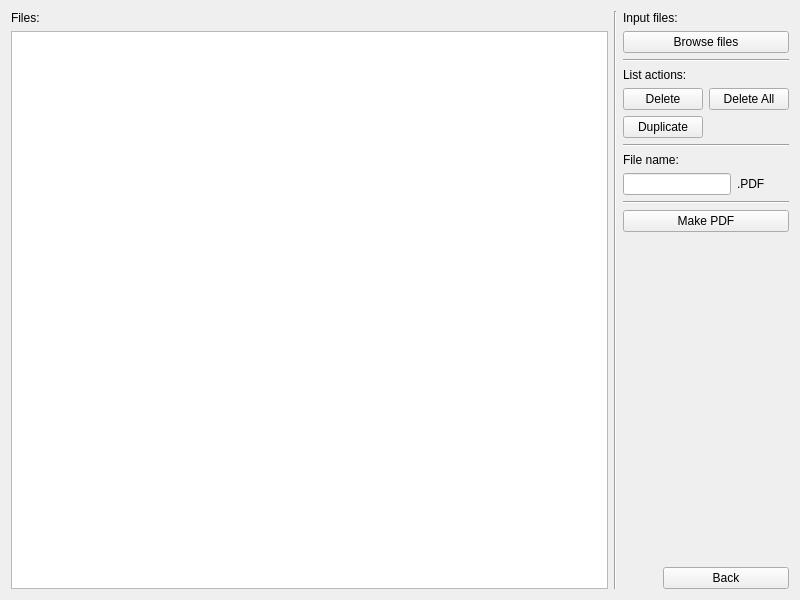
<?xml version="1.0" encoding="UTF-8"?>
<ui version="4.0">
 <class>Form</class>
 <widget class="QWidget" name="Form">
  <property name="geometry">
   <rect>
    <x>0</x>
    <y>0</y>
    <width>800</width>
    <height>600</height>
   </rect>
  </property>
  <property name="windowTitle">
   <string>Form</string>
  </property>
  <layout class="QHBoxLayout" name="horizontalLayout_2">
   <item>
    <layout class="QVBoxLayout" name="vertical_left">
     <item>
      <widget class="QLabel" name="lblFiles">
       <property name="text">
        <string>Files:</string>
       </property>
      </widget>
     </item>
     <item>
      <widget class="ListFileEdit" name="listFiles">
       <property name="acceptDrops">
        <bool>true</bool>
       </property>
       <property name="dragEnabled">
        <bool>true</bool>
       </property>
       <property name="dragDropMode">
        <enum>QAbstractItemView::DragDrop</enum>
       </property>
       <property name="defaultDropAction">
        <enum>Qt::MoveAction</enum>
       </property>
       <property name="selectionMode">
        <enum>QAbstractItemView::ExtendedSelection</enum>
       </property>
      </widget>
     </item>
    </layout>
   </item>
   <item>
    <widget class="Line" name="line_2">
     <property name="orientation">
      <enum>Qt::Vertical</enum>
     </property>
    </widget>
   </item>
   <item>
    <layout class="QVBoxLayout" name="vertical_right">
     <property name="sizeConstraint">
      <enum>QLayout::SetFixedSize</enum>
     </property>
     <item>
      <widget class="QLabel" name="lblBrowse">
       <property name="sizePolicy">
        <sizepolicy hsizetype="Fixed" vsizetype="Preferred">
         <horstretch>0</horstretch>
         <verstretch>0</verstretch>
        </sizepolicy>
       </property>
       <property name="text">
        <string>Input files:</string>
       </property>
      </widget>
     </item>
     <item>
      <widget class="QPushButton" name="btnBrowse">
       <property name="sizePolicy">
        <sizepolicy hsizetype="Preferred" vsizetype="Fixed">
         <horstretch>0</horstretch>
         <verstretch>0</verstretch>
        </sizepolicy>
       </property>
       <property name="text">
        <string>Browse files</string>
       </property>
      </widget>
     </item>
     <item>
      <widget class="Line" name="line_1">
       <property name="orientation">
        <enum>Qt::Horizontal</enum>
       </property>
      </widget>
     </item>
     <item>
      <widget class="QLabel" name="lblSelected">
       <property name="sizePolicy">
        <sizepolicy hsizetype="Fixed" vsizetype="Preferred">
         <horstretch>0</horstretch>
         <verstretch>0</verstretch>
        </sizepolicy>
       </property>
       <property name="text">
        <string>List actions:</string>
       </property>
      </widget>
     </item>
     <item>
      <layout class="QGridLayout" name="block_listActions">
       <property name="sizeConstraint">
        <enum>QLayout::SetFixedSize</enum>
       </property>
       <item row="0" column="0">
        <widget class="QPushButton" name="btnDelete">
         <property name="sizePolicy">
          <sizepolicy hsizetype="Fixed" vsizetype="Fixed">
           <horstretch>0</horstretch>
           <verstretch>0</verstretch>
          </sizepolicy>
         </property>
         <property name="text">
          <string>Delete</string>
         </property>
        </widget>
       </item>
       <item row="0" column="1">
        <widget class="QPushButton" name="btnDeleteAll">
         <property name="sizePolicy">
          <sizepolicy hsizetype="Fixed" vsizetype="Fixed">
           <horstretch>0</horstretch>
           <verstretch>0</verstretch>
          </sizepolicy>
         </property>
         <property name="text">
          <string>Delete All</string>
         </property>
        </widget>
       </item>
       <item row="1" column="0">
        <widget class="QPushButton" name="btnDuplicate">
         <property name="sizePolicy">
          <sizepolicy hsizetype="Fixed" vsizetype="Fixed">
           <horstretch>0</horstretch>
           <verstretch>0</verstretch>
          </sizepolicy>
         </property>
         <property name="text">
          <string>Duplicate</string>
         </property>
        </widget>
       </item>
      </layout>
     </item>
     <item>
      <widget class="Line" name="line_3">
       <property name="orientation">
        <enum>Qt::Horizontal</enum>
       </property>
      </widget>
     </item>
     <item>
      <widget class="QLabel" name="lblFileName">
       <property name="sizePolicy">
        <sizepolicy hsizetype="Fixed" vsizetype="Preferred">
         <horstretch>0</horstretch>
         <verstretch>0</verstretch>
        </sizepolicy>
       </property>
       <property name="text">
        <string>File name:</string>
       </property>
      </widget>
     </item>
     <item>
      <layout class="QFormLayout" name="block_outputFile">
       <property name="sizeConstraint">
        <enum>QLayout::SetFixedSize</enum>
       </property>
       <item row="0" column="1">
        <widget class="QLabel" name="lblExt">
         <property name="sizePolicy">
          <sizepolicy hsizetype="Fixed" vsizetype="Preferred">
           <horstretch>0</horstretch>
           <verstretch>0</verstretch>
          </sizepolicy>
         </property>
         <property name="text">
          <string>.PDF</string>
         </property>
        </widget>
       </item>
       <item row="0" column="0">
        <widget class="QLineEdit" name="txtFileName">
         <property name="sizePolicy">
          <sizepolicy hsizetype="Preferred" vsizetype="Fixed">
           <horstretch>0</horstretch>
           <verstretch>0</verstretch>
          </sizepolicy>
         </property>
        </widget>
       </item>
      </layout>
     </item>
     <item>
      <widget class="Line" name="line_4">
       <property name="orientation">
        <enum>Qt::Horizontal</enum>
       </property>
      </widget>
     </item>
     <item>
      <widget class="QPushButton" name="btnMakePDF">
       <property name="sizePolicy">
        <sizepolicy hsizetype="Preferred" vsizetype="Fixed">
         <horstretch>0</horstretch>
         <verstretch>0</verstretch>
        </sizepolicy>
       </property>
       <property name="text">
        <string>Make PDF</string>
       </property>
      </widget>
     </item>
     <item>
      <spacer name="verticalSpacer">
       <property name="orientation">
        <enum>Qt::Vertical</enum>
       </property>
       <property name="sizeHint" stdset="0">
        <size>
         <width>20</width>
         <height>40</height>
        </size>
       </property>
      </spacer>
     </item>
     <item>
      <layout class="QHBoxLayout" name="horizontalLayout">
       <item>
        <spacer name="horizontalSpacer">
         <property name="orientation">
          <enum>Qt::Horizontal</enum>
         </property>
         <property name="sizeType">
          <enum>QSizePolicy::Preferred</enum>
         </property>
         <property name="sizeHint" stdset="0">
          <size>
           <width>40</width>
           <height>20</height>
          </size>
         </property>
        </spacer>
       </item>
       <item>
        <widget class="QPushButton" name="btnBack">
         <property name="sizePolicy">
          <sizepolicy hsizetype="Minimum" vsizetype="Fixed">
           <horstretch>0</horstretch>
           <verstretch>0</verstretch>
          </sizepolicy>
         </property>
         <property name="minimumSize">
          <size>
           <width>0</width>
           <height>0</height>
          </size>
         </property>
         <property name="text">
          <string>Back</string>
         </property>
        </widget>
       </item>
      </layout>
     </item>
    </layout>
   </item>
  </layout>
 </widget>
 <customwidgets>
  <customwidget>
   <class>ListFileEdit</class>
   <extends>QListWidget</extends>
   <header>ListFileEdit</header>
  </customwidget>
 </customwidgets>
 <resources/>
 <connections/>
</ui>
